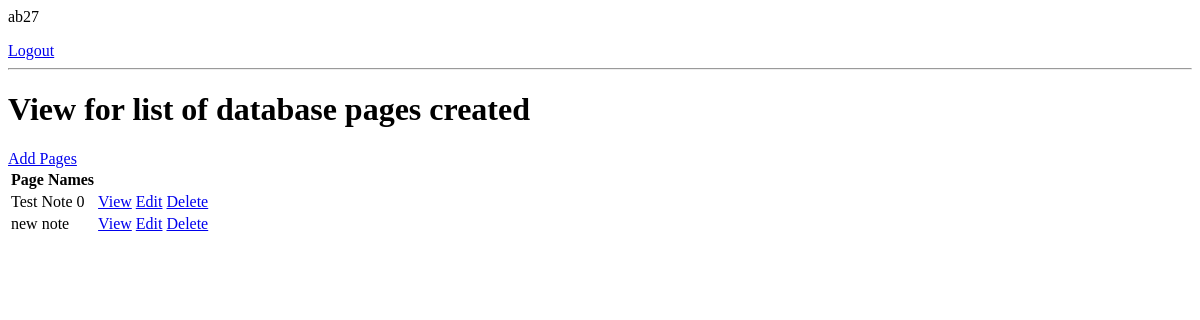
The app's page / (signed in), older data.
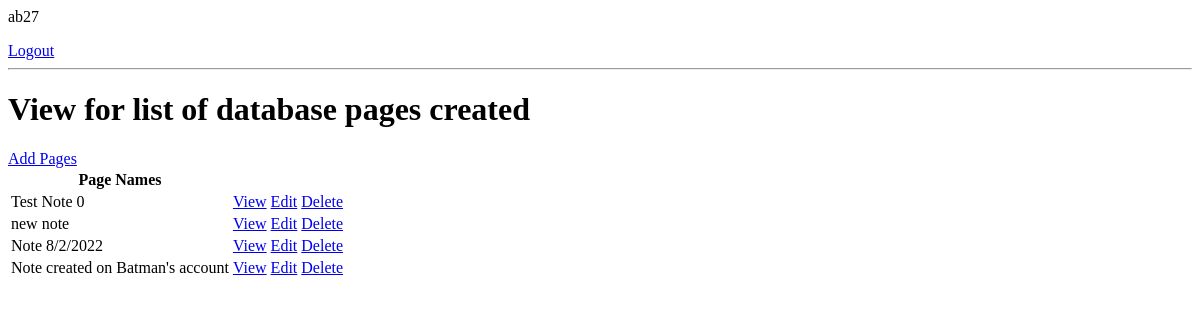
The same page, newer data.
### base/models.py (models this page shows, shortened)
class NotesPage(models.Model):
    user = models.ForeignKey(User, on_delete=models.CASCADE, null=True, blank=True)
    title = models.CharField(max_length=100)
    body = models.TextField(null=True, blank=True)
    created = models.DateTimeField(auto_now_add=True)

### base/views.py (the view)
# urls.py: path('', PageList.as_view(), name='pages'),
class PageList(LoginRequiredMixin, ListView):
    model = NotesPage
    context_object_name = 'pages'

### base/templates/base/notespage_list.html
{% if request.user.is_authenticated %}
    <p>{{request.user}}</p>
    <a href="{% url 'logout' %}">Logout</a>
{% else %}
    <a href="{%url 'login' %}">Login</a>
{% endif %}
<hr>
<h1>View for list of database pages created</h1>
<a href="{% url 'page-create' %}">Add Pages</a>
<table>
    <tr>
        <th>Page Names</th>
        <th></th>
        <th></th>
        <th></th>
    </tr>
    {% for page in pages %}
    <tr>
        <td>{{page.title}}</td>
        <td><a href="{% url 'page' page.id %}">View</a></td>
        <td><a href="{% url 'page-update' page.id %}">Edit</a></td>
        <td><a href="{% url 'page-delete' page.id %}">Delete</a></td>
    </tr>
    {% empty %}
        <h3>No pages created</h3>
    {% endfor %}
</table>

Row changes from the older to the newer data that the page shows:
added NotesPage: title "Note 8/2/2022"
added NotesPage: title "Note created on Batman's account"
